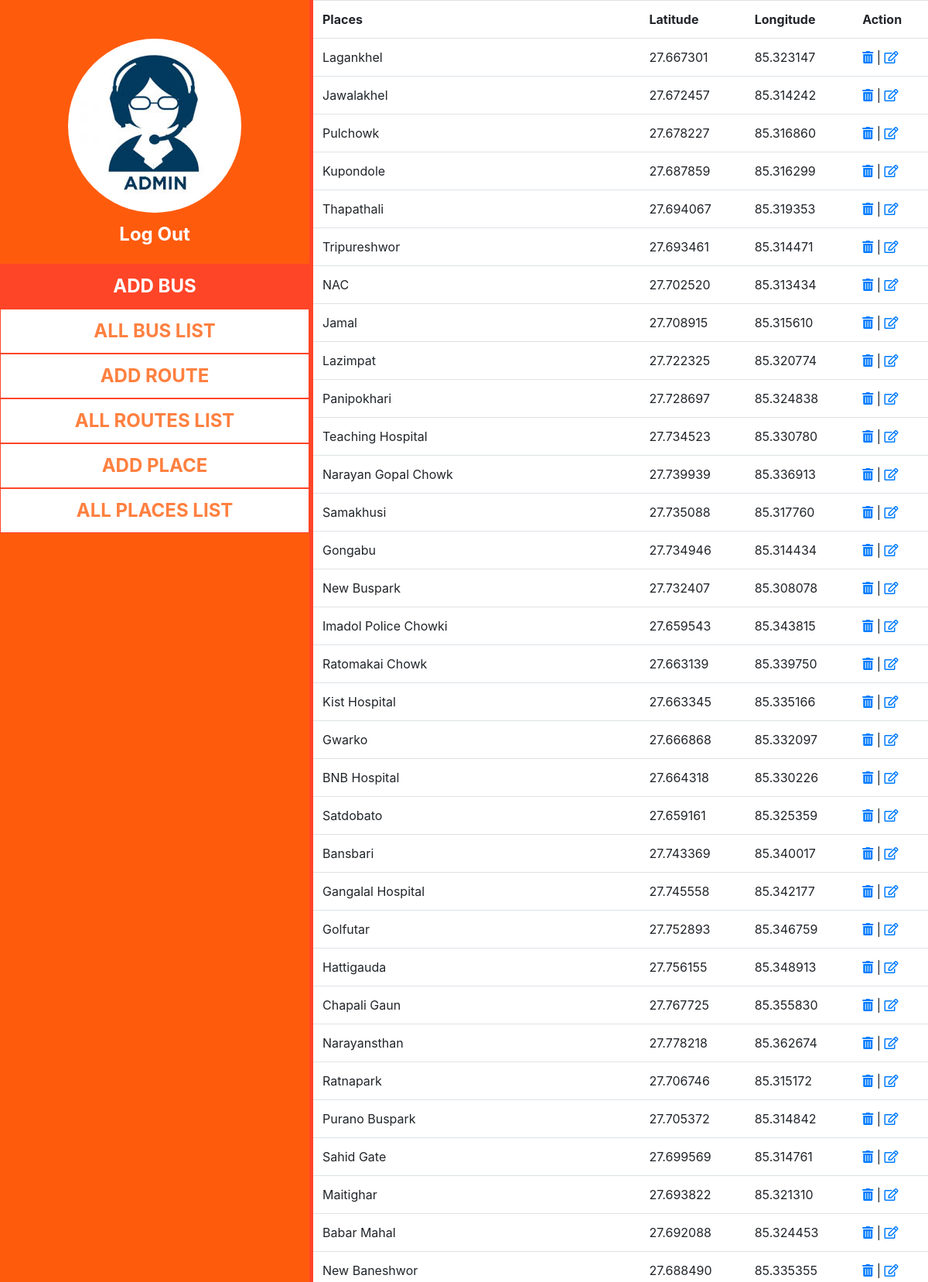
Screenshot of /admin/pages/all_places_list.php (upper part) with the database file from the repository.
### tables this page shows
CREATE TABLE `nodes` (
  `node_id` int(3) NOT NULL,
  `address` varchar(38) DEFAULT NULL,
  `latitude` decimal(8,6) DEFAULT NULL,
  `longitude` decimal(8,6) DEFAULT NULL
);

### admin/pages/all_places_list.php (the view, shortened to what this page needs)
<!DOCTYPE html>
<html>
<head>
    <?php
    include($_SERVER['DOCUMENT_ROOT'] . "/buss/admin/includes/admin_header.php");
    ?>
</head>
<body>
    <?php
    include($_SERVER['DOCUMENT_ROOT'] . '/buss/admin/includes/admin_navigation.php');
    ?>
    <div class="col-sm-12 col-md-8 working" style="overflow:scroll ;">
        <table class="table">
            <th>Places</th>
            <th>Latitude</th>
            <th>Longitude</th>
            <th>Action</th>
            <?php
            include($_SERVER['DOCUMENT_ROOT'] . '/buss/admin/includes/connection1.php');
            $q = "SELECT * FROM `nodes`";
            $all = mysqli_query($con, $q);
            while ($row = mysqli_fetch_assoc($all)) {
            ?>
                <tr>
                    <td><?php echo $row['address']; ?></td>
                    <td><?php echo $row['latitude']; ?></td>
                    <td><?php echo $row['longitude']; ?></td>
                    <td><a href="delete_places.php?id=<?php echo $row['node_id']; ?>" onclick="return confirm('Are you sure you want to delete this item?');"> <i class="fas fa-trash-alt"></i> </a>|<a href="edit_places.php?id=<?php echo $row['node_id']; ?>"> <i class="far fa-edit"></i> </a></td>
                </tr>
            <?php } ?>
        </table>
    </div>
</body>
</html>

### admin/css/admin_style.css (style rules this page uses)
.working { border-left: 5px solid #ff4528; float:left; padding:0 !important; width: 100%; height: 100vh; }

### rows the page displays
nodes: address "Lagankhel", latitude "27.667301", longitude "85.323147"
nodes: address "Jawalakhel", latitude "27.672457", longitude "85.314242"
nodes: address "Pulchowk", latitude "27.678227", longitude "85.316860"
nodes: address "Kupondole", latitude "27.687859", longitude "85.316299"
nodes: address "Thapathali", latitude "27.694067", longitude "85.319353"
nodes: address "Tripureshwor", latitude "27.693461", longitude "85.314471"
nodes: address "NAC", latitude "27.702520", longitude "85.313434"
nodes: address "Jamal", latitude "27.708915", longitude "85.315610"
nodes: address "Lazimpat", latitude "27.722325", longitude "85.320774"
nodes: address "Panipokhari", latitude "27.728697", longitude "85.324838"
nodes: address "Teaching Hospital", latitude "27.734523", longitude "85.330780"
nodes: address "Narayan Gopal Chowk", latitude "27.739939", longitude "85.336913"
nodes: address "Samakhusi", latitude "27.735088", longitude "85.317760"
nodes: address "Gongabu", latitude "27.734946", longitude "85.314434"
nodes: address "New Buspark", latitude "27.732407", longitude "85.308078"
nodes: address "Imadol Police Chowki", latitude "27.659543", longitude "85.343815"
nodes: address "Ratomakai Chowk", latitude "27.663139", longitude "85.339750"
nodes: address "Kist Hospital", latitude "27.663345", longitude "85.335166"
nodes: address "Gwarko", latitude "27.666868", longitude "85.332097"
nodes: address "BNB Hospital", latitude "27.664318", longitude "85.330226"
nodes: address "Satdobato", latitude "27.659161", longitude "85.325359"
nodes: address "Bansbari", latitude "27.743369", longitude "85.340017"
nodes: address "Gangalal Hospital", latitude "27.745558", longitude "85.342177"
nodes: address "Golfutar", latitude "27.752893", longitude "85.346759"
nodes: address "Hattigauda", latitude "27.756155", longitude "85.348913"
nodes: address "Chapali Gaun", latitude "27.767725", longitude "85.355830"
nodes: address "Narayansthan", latitude "27.778218", longitude "85.362674"
nodes: address "Ratnapark", latitude "27.706746", longitude "85.315172"
nodes: address "Purano Buspark", latitude "27.705372", longitude "85.314842"
nodes: address "Sahid Gate", latitude "27.699569", longitude "85.314761"
nodes: address "Maitighar", latitude "27.693822", longitude "85.321310"
nodes: address "Babar Mahal", latitude "27.692088", longitude "85.324453"
nodes: address "New Baneshwor", latitude "27.688490", longitude "85.335355"
